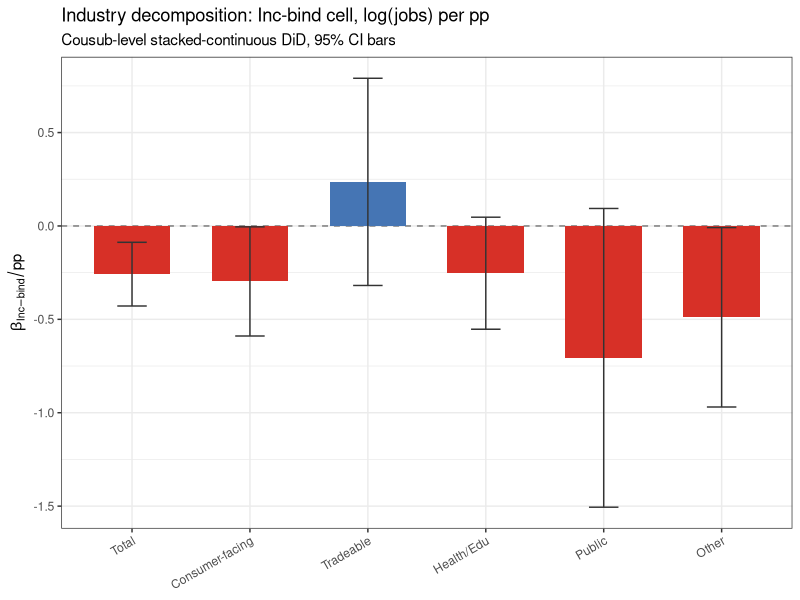

Recreate this plot in R.
# build_industry_figure.R
# Bar chart: Inc-bind cell coefficients on consumer vs tradeable jobs
# (cousub level) to make the local-services-demand-spillover story visual.

suppressMessages({ library(data.table); library(ggplot2) })

project_dir <- "/Users/matthewhockert/Desktop/Personal Info/local_income_tax_migration"
fig_path <- file.path(project_dir, "figures/industry_inc_bind.png")

# Hard-code from the cousub industry table (data/q3_unified/industry_table_stacked_continuous.csv)
# Inc-bind row, parsed from the muni_Inc-bind column.
d <- data.table(
  bucket = c("Total","Consumer-facing","Tradeable","Health/Edu","Public","Other"),
  est    = c(-0.258, -0.297,  0.236, -0.253, -0.706, -0.489),
  se     = c( 0.087,  0.149,  0.283,  0.153,  0.408,  0.245),
  p      = c( 0.003,  0.046,  0.405,  0.099,  0.084,  0.046)
)
d[, lo := est - 1.96 * se]
d[, hi := est + 1.96 * se]
d[, bucket := factor(bucket,
                      levels = c("Total","Consumer-facing","Tradeable",
                                  "Health/Edu","Public","Other"))]

p <- ggplot(d, aes(x = bucket, y = est, fill = est < 0)) +
  geom_hline(yintercept = 0, linetype = "dashed", color = "grey50") +
  geom_col(width = 0.65) +
  geom_errorbar(aes(ymin = lo, ymax = hi), width = 0.25, color = "grey20") +
  scale_fill_manual(values = c(`TRUE` = "#d73027", `FALSE` = "#4575b4"),
                     guide = "none") +
  labs(title = "Industry decomposition: Inc-bind cell, log(jobs) per pp",
       subtitle = "Cousub-level stacked-continuous DiD, 95% CI bars",
       x = NULL, y = expression(beta[Inc-bind] / "pp")) +
  theme_bw(base_size = 11) +
  theme(axis.text.x = element_text(angle = 30, hjust = 1))

ggsave(fig_path, p, width = 7, height = 4.5, dpi = 300)
cat("Wrote", fig_path, "\n")
